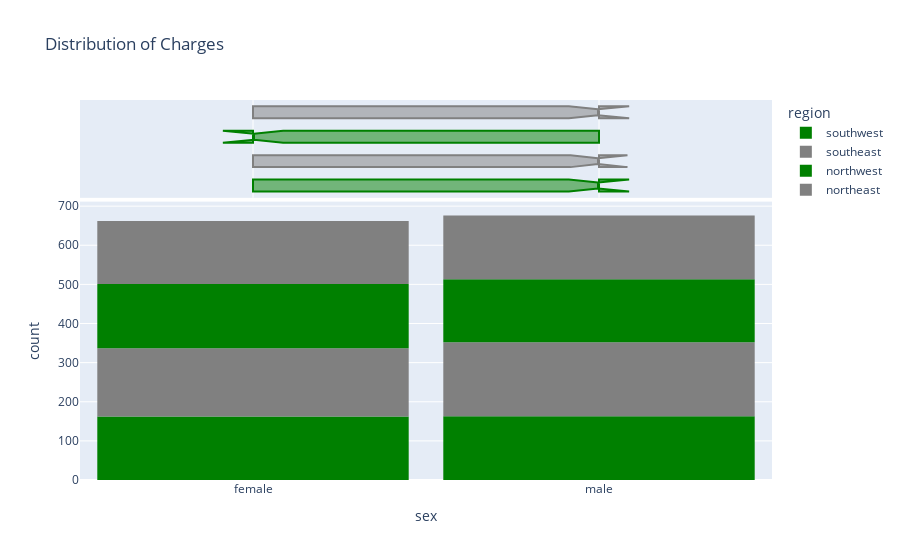

The code cell stored with this chart in its notebook:
### Code cell
fig = px.histogram(medical_df,
                  x = 'sex',
                  marginal = 'box',
                    color ='region',
                  color_discrete_sequence = ['green','grey'],
                  title = 'Distribution of Charges')
fig.update_layout(bargap=0.1)
fig.show()

### Figure 1 — Plotly figure (JSON) as saved in the notebook; plotly's stock layout.template omitted (floating-point values rounded to 4 significant figures; data arrays with more than 128 entries replaced by an {"elided": "..."} marker saying what was removed)
{"data": [{"alignmentgroup": "True", "bingroup": "x", "hovertemplate": "region=southwest<br>sex=%{x}<br>count=%{y}<extra></extra>", "legendgroup": "southwest", "marker": {"color": "green", "pattern": {"shape": ""}}, "name": "southwest", "offsetgroup": "southwest", "orientation": "v", "showlegend": true, "type": "histogram", "x": {"elided": "325 str values"}, "xaxis": "x", "yaxis": "y"}, {"alignmentgroup": "True", "hovertemplate": "region=southwest<br>sex=%{x}<extra></extra>", "legendgroup": "southwest", "marker": {"color": "green"}, "name": "southwest", "notched": true, "offsetgroup": "southwest", "showlegend": false, "type": "box", "x": {"elided": "325 str values"}, "xaxis": "x2", "yaxis": "y2"}, {"alignmentgroup": "True", "bingroup": "x", "hovertemplate": "region=southeast<br>sex=%{x}<br>count=%{y}<extra></extra>", "legendgroup": "southeast", "marker": {"color": "grey", "pattern": {"shape": ""}}, "name": "southeast", "offsetgroup": "southeast", "orientation": "v", "showlegend": true, "type": "histogram", "x": {"elided": "364 str values"}, "xaxis": "x", "yaxis": "y"}, {"alignmentgroup": "True", "hovertemplate": "region=southeast<br>sex=%{x}<extra></extra>", "legendgroup": "southeast", "marker": {"color": "grey"}, "name": "southeast", "notched": true, "offsetgroup": "southeast", "showlegend": false, "type": "box", "x": {"elided": "364 str values"}, "xaxis": "x2", "yaxis": "y2"}, {"alignmentgroup": "True", "bingroup": "x", "hovertemplate": "region=northwest<br>sex=%{x}<br>count=%{y}<extra></extra>", "legendgroup": "northwest", "marker": {"color": "green", "pattern": {"shape": ""}}, "name": "northwest", "offsetgroup": "northwest", "orientation": "v", "showlegend": true, "type": "histogram", "x": {"elided": "325 str values"}, "xaxis": "x", "yaxis": "y"}, {"alignmentgroup": "True", "hovertemplate": "region=northwest<br>sex=%{x}<extra></extra>", "legendgroup": "northwest", "marker": {"color": "green"}, "name": "northwest", "notched": true, "offsetgroup": "northwest", "showlegend": false, "type": "box", "x": {"elided": "325 str values"}, "xaxis": "x2", "yaxis": "y2"}, {"alignmentgroup": "True", "bingroup": "x", "hovertemplate": "region=northeast<br>sex=%{x}<br>count=%{y}<extra></extra>", "legendgroup": "northeast", "marker": {"color": "grey", "pattern": {"shape": ""}}, "name": "northeast", "offsetgroup": "northeast", "orientation": "v", "showlegend": true, "type": "histogram", "x": {"elided": "324 str values"}, "xaxis": "x", "yaxis": "y"}, {"alignmentgroup": "True", "hovertemplate": "region=northeast<br>sex=%{x}<extra></extra>", "legendgroup": "northeast", "marker": {"color": "grey"}, "name": "northeast", "notched": true, "offsetgroup": "northeast", "showlegend": false, "type": "box", "x": {"elided": "324 str values"}, "xaxis": "x2", "yaxis": "y2"}], "layout": {"autosize": true, "bargap": 0.1, "barmode": "relative", "legend": {"title": {"text": "region"}, "tracegroupgap": 0}, "title": {"text": "Distribution of Charges"}, "xaxis": {"anchor": "y", "autorange": true, "domain": [0, 1], "range": [-0.5, 1.5], "title": {"text": "sex"}, "type": "category"}, "xaxis2": {"anchor": "y2", "autorange": true, "domain": [0, 1], "matches": "x", "range": [-0.5, 1.5], "showgrid": true, "showticklabels": false, "type": "category"}, "yaxis": {"anchor": "x", "autorange": true, "domain": [0, 0.7326], "range": [0, 711.6], "title": {"text": "count"}}, "yaxis2": {"anchor": "x2", "autorange": true, "domain": [0.7426, 1], "matches": "y2", "range": [-0.5, 3.5], "showgrid": false, "showline": false, "showticklabels": false, "ticks": "", "type": "category"}}}
